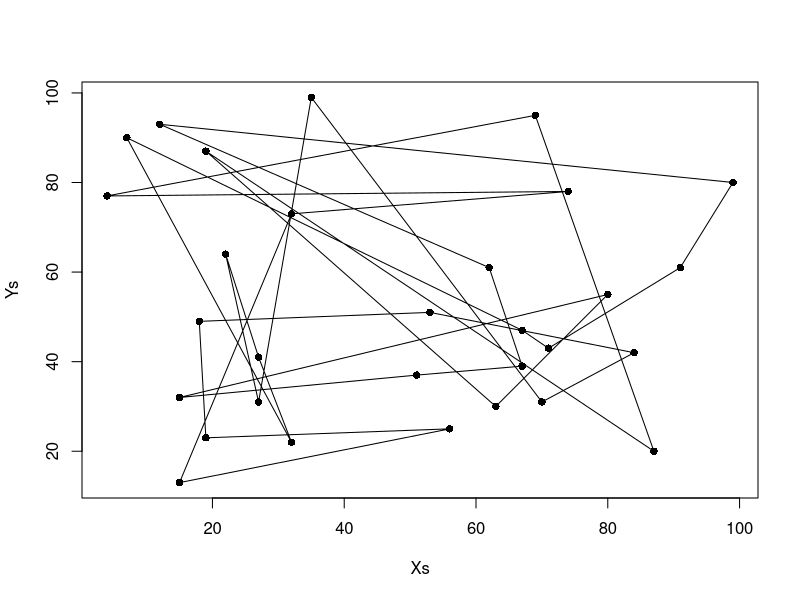
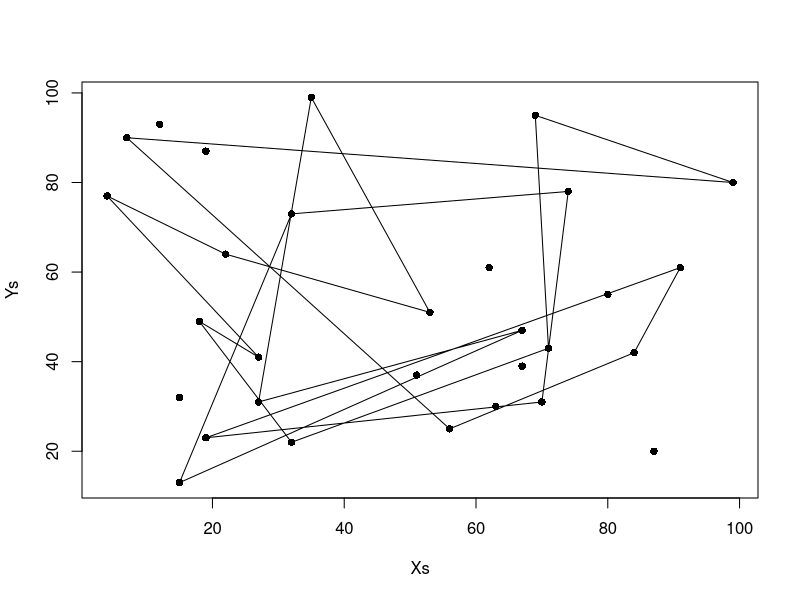

Write the R code that produced these figures, in order.

tabuTSP<-function(size = 10, iters = 100, objFunc = NULL, config = NULL,
                  neigh = size^2, listSize = 9, nRestarts = 10, repeatAll = 1,
                  verbose = FALSE,dist=NULL)
{
  if (size < 2) { 
    stop("error: config too short!")
  }
  if(is.null(dist)){
    stop("error: must provide a distance matrix")
  }
  if (iters < 2) { 
    stop("error: not enough iterations!")
  }
  if (listSize >= size) { 
    stop("error: listSize too big!")
  }
  if (neigh > size^2) { 
    stop("error: too many neighbours!")
  }
  if (is.null(objFunc)) { 
    stop("A evaluation function must be provided. See the objFunc parameter.")
  }
  if (is.null(config)) {
    #config<-getGreedy(size,dist)
    values<-numeric(size)
    confs<-matrix(0,size,size)
    for(i in 1:size){
      vec<-getGreedy(size,dist,i)
      values[i]<-objFunc(vec,dist)
      confs[i,]<-vec
    }
    #values[which.max(values)]
    config<-confs[which.max(values),]
  }
  else if (size != length(config)) {
    stop("Length of the starting configuration != size")
  }
  if (repeatAll < 1) {
    stop("error: repeatAll must be > 0")
  }
  iter <- 1 
  configKeep <- matrix(0, repeatAll * iters * (nRestarts + 3), size) 
  eUtilityKeep <- vector(, repeatAll * iters * (nRestarts + 3)) 
  for (j in 1:repeatAll) { 
    if (j > 1) { 
      config<-rbind(getRandom(size))
    }
    tabuList <- matrix(0, 1, size^2) 
    listOrder <- matrix(0, 1, listSize^2)
    eUtility <- objFunc(config,dist) 
    aspiration <- eUtility 
    
    
    preliminarySearch <- function() {
      configKeep[iter, ] <- config 
      eUtilityKeep[iter] <- eUtility 
      iter <- iter + 1 
      for (i in 2:iters) { 
        neighboursEUtility <- matrix(0, 1, size^2) 
        configTemp <- t(matrix(config, size, neigh)) 
        Neighbours <- c(1:(size^2))
        #print(configTemp)
        if(size>=60){
          configTemp<-findConfP(config)
        }else{
          configTemp<-findConf(config)
        }
        #print(configTemp)
        neighboursEUtility[Neighbours] <- apply(configTemp, 1,objFunc,d=dist)
        
        maxNontaboo <- max(neighboursEUtility[tabuList == 0]) 
        if(length(neighboursEUtility[tabuList==1])==0){ 
          maxTaboo<-(-2147483647)
        }else{
          maxTaboo <- max(neighboursEUtility[tabuList == 1]) 
        }
        move <- ifelse(maxTaboo > maxNontaboo & maxTaboo > aspiration, 
                       
                       ifelse(length(which(neighboursEUtility == maxTaboo)) == 1, 
                              which(neighboursEUtility == maxTaboo), 
                              sample(which(neighboursEUtility == maxTaboo), 1)),
                       
                       ifelse(length(which(neighboursEUtility == maxNontaboo & tabuList == 0)) == 1,
                              which(neighboursEUtility == maxNontaboo & tabuList==0), 
                              sample(which(neighboursEUtility == maxNontaboo & tabuList==0), 1)) 
                       
        ) 
        
        
        if (eUtility >= neighboursEUtility[move]) { 
          tabuList[move] <- 1 
          if (sum(tabuList) > listSize^2) { 
            tabuList[listOrder[1]] <- 0 
            listOrder[1:listSize] <- c(listOrder[2:listSize], 0) 
          }
          listOrder[min(which(listOrder == 0))] <- move
        }
        else if (neighboursEUtility[move] > aspiration)
          aspiration <- neighboursEUtility[move]
        eUtility <- neighboursEUtility[move] 
        
        config<-configTemp[move,]
        configKeep[iter, ] <- config 
        eUtilityKeep[iter] <- eUtility 
        iter <- iter + 1 
      }
      result = list(aspiration = aspiration, configKeep = configKeep, eUtilityKeep = eUtilityKeep, iter = iter)
      return(result)
    }
    
    
    if (verbose) 
      cat("Preliminary search stage...\n")
    
    result <- preliminarySearch() 
    aspiration <- result$aspiration 
    configKeep <- result$configKeep 
    eUtilityKeep <- result$eUtilityKeep 
    iter <- result$iter 
    temp_asp <- -2147483647
    restarts <- 0 
    
    
    while (temp_asp < aspiration & restarts < nRestarts) { 
      if (verbose)
        cat("Intensification stage...\n")
      eUtility <- max(eUtilityKeep[which(eUtilityKeep!=0)]) 
      temp_asp <- aspiration 
      config <- configKeep[max(which(eUtilityKeep == eUtility)), ] 
      result <- preliminarySearch() 
      aspiration <- result$aspiration 
      configKeep <- result$configKeep
      eUtilityKeep <- result$eUtilityKeep
      iter <- result$iter
      restarts <- restarts + 1 
    }
    if (verbose)
      cat("Diversification stage...\n")
    
    
    config<-rbind(getRandom(size))
    
    eUtility <- objFunc(config,dist) 
    
    frequent <- apply(configKeep, 2, function(x) sum(diff(x) != 0)) 
    
    tempTabuList <- as.numeric(rank(frequent, ties.method = "random") > (size - listSize)) 
    
    tabuList<-tl(tempTabuList) 
    
    listOrder <- sample(which(tabuList==1), listSize^2) 
    
    result <- preliminarySearch() 
    iter <- result$iter
    configKeep <- result$configKeep
    eUtilityKeep <- result$eUtilityKeep
    
  }
  
  endResult <- list(type = "binary configuration", configKeep = configKeep[1:(iter - 1), ], eUtilityKeep = eUtilityKeep[1:(iter - 1)], iters = iters, neigh = neigh, listSize = listSize, repeatAll = repeatAll)
  class(endResult) = "tabu"
  return(endResult)
  
}


evaluate<-function(v,d){
  pathLength<-0
  for(i in 1:length(v)){
    pathLength<-pathLength+(d[i,which(v==i)]) 
  }
  return(-1*pathLength)
}

findConf<-function(v){ #non-parallel neighbour finding
  m<-matrix(v,1,length(v))
  
  for(i in 1:length(v)){
    for(j in 1:length(v)){
      m<-rbind(m,swap(v,i,j))
    }
  }
  return(m[2:nrow(m),])
}
findConfP<-function(v){ #parallel neighbour finding
  if(!"foreach" %in% rownames(installed.packages())){
    install.packages("foreach")
  }
  if("doParallel" %in% rownames(installed.packages())){
    install.packages("doParallel")
  }
  nc<-detectCores()-1
  cl<-makeCluster(nc)
  library(doParallel)
  library(foreach)
  m<-matrix(v,1,length(v))
  avec<-c(1:length(v))
  bvec<-c(1:length(v))
  mt<-
    foreach(b=bvec, .combine='rbind')%:%
    foreach(a=avec, .combine='rbind', .export='Pswap') %dopar%{
      Pswap(m,a,b)
    }
  stopCluster(cl)
  return(mt)
}


swap<-function(v,X1,X2){ 
  originalV<-v
  if(X1==X2){
    return(v)
  }
  X1p<-v[X1] 
  if(X1p==X2){ 
    return(v)
  }
  pX1<-which(v==X1) 
  pX2<-which(v==X2) 
  v[pX1]<-X1p 
  v[X1]<-X2 
  v[pX2]<-X1 
  bool<-T 
  for(i in 1:length(v)){
    if(v[i]==i){
      bool<-F
    }
  }
  
  if(bool==F){ 
    return(originalV)
  }
  return(v)
}

tl<-function(b){ 
  v<-numeric(length(b)^2)
  track<-1
  for(i in 1:length(b)){
    if(b[i]==1){
      v[track:(track+length(b)-1)]<-1
      track<-(track+length(b))
    }else{
      track<-(track+length(b))
    }
  }
  return(v)
}

generate<-function(size){
  v<-numeric(size) 
  t<-c(1:size) 
  for(i in 1:size){
    exc<-c(i,v,which(v==i)) 
    
    temp<-t[-exc] 
    
    if(i==size && (temp==size || length(temp)==0)){ 
      v<-generate(size) 
    }else{
      if(length(temp)==1){
        v[i]<-temp
      }else{
        v[i]<-sample(t[-exc],1) 
      }
    }
    
  }
  return(v)
}

getRandom<-function(size){
  loop<-T
  v<-numeric(size)
  while(loop){
    v<-generate(size)
    if(valid(v)==T){
      return(v)
    }
  }
}

valid<-function(b){ 
  if(length(b)<1){
    return(F)
  }else if(length(b)==1){
    return(T)
  }else{
    track<-1
    max<-length(b)
    bool<-T 
    visited<-numeric(length(b))
    current<-1
    for(i in 1:max){
      visited[i]<-b[current] 
      current<-b[current]
      
    }
    
  }
  
  return(!any(duplicated(visited)))
}
getPath<-function(size,resM){
  visited<-numeric(size)
  current<-1
  for(i in 1:size){
    visited[i]<-resM[current] 
    current<-resM[current]
  }
  cycle<-c(1,visited)
  return(rbind(cycle))
}

getGreedy<-function(size,d,start){
  diag(d)<-diag(d)+.Machine$integer.max
  v<-numeric(size)
  track<-start
  exc<-numeric(size)
  exc[1]<-start
  for(i in 1:size){
    exc<-c(track,exc)
    if(i==size){
      v[track]<-start
    }else{
      if(length(d[track,-exc])==1){ #it was being forced to a vector when there was length 1 and it was causing issues with "names()"
        vect2<-which(d[track,]==d[track,-exc]) #PROBLEM this can produce more than 1 number when there is 2 numbers exactly the same in the same row
        pos<-setdiff(vect2,exc) #This takes the differene between the 2 vectors i.e removes the excluded towns from vect2 (if an excluded town has exactly the same distance it can be included)
        v[track]<-pos
      }else{
        v[track]<-as.integer(names(which.min(d[track,-exc])))
      }
      track<-v[track]
    }
  }
  return(v)
}

summ<-function (object, verbose = FALSE, ...)
{
  tabuObject <- object
  nVars <- rowSums(tabuObject$configKeep)
  nSelect <- colSums(tabuObject$configKeep)
  uniqueConfig <- dim(unique(tabuObject$configKeep))[1]
  output <- paste("Tabu Settings", "\n", "  Type                                       = ",
                  tabuObject$type, "\n", "  No of algorithm repeats                    = ",
                  tabuObject$repeatAll, "\n", "  No of iterations at each prelim search     = ",
                  tabuObject$iters, "\n", "  Total no of iterations                     = ",
                  length(nVars), "\n", "  No of unique best configurations           = ",
                  uniqueConfig, "\n", "  Tabu list size                             = ",
                  tabuObject$listSize, "\n", "  Configuration length                       = ",
                  length(nSelect), "\n", "  No of neighbours visited at each iteration = ",
                  tabuObject$neigh, "\n", sep = "")
  maxObjFunction <- max(tabuObject$eUtilityKeep)
  optimumNVars <- nVars[which(tabuObject$eUtilityKeep == max(tabuObject$eUtilityKeep))]
  optimumIteration <- which(tabuObject$eUtilityKeep == max(tabuObject$eUtilityKeep))
  if(length(optimumIteration)==1){
    optimumConfig <- matrix(tabuObject$configKeep[optimumIteration, ],1,length(nSelect))
  }else{
    optimumConfig<-tabuObject$configKeep[optimumIteration, ]
  }
  optionPart <- paste("Results:", "\n", "  Shortest path found              = ",
                      -1*maxObjFunction, "\n", "  Occurs # of times                = ",
                      length(optimumNVars), "\n", "  Optimum number of variables      = ",
                      unique(optimumNVars), "\n", sep = "")
  cat(output)
  cat(optionPart)
  if (verbose) {
    cat(paste("Optimum configuration found:", "\n"))
    print(unique(optimumConfig))
    cat(paste("Optimum path found:","\n"))
    print(getPath(length(nSelect),tabuObject$configKeep[which.max(tabuObject$eUtilityKeep),]))
  }
}


Xs<-sample(1:100,30,replace=T) 
Ys<-sample(1:100,30,replace=T) 
Ps<-cbind(Xs,Ys) 
d<-as.matrix(dist(Ps))

m<-as.matrix(eurodist)
rownames(m)<-c(1:21)
colnames(m)<-c(1:21)


#time<-proc.time()
res<-tabuTSP(size=21,iters=50,objFunc=evaluate,listSize=15,nRestarts=10,repeatAll=1,dist=m)
summ(res, verbose=T) #Worked for 125 towns, took approx 90 minutes
#proc.time()-time

plot(Ps,col="black",pch=16)
adjXs<-c(Xs,Xs[1])
adjYs<-c(Ys,Ys[1])
lines(adjXs,adjYs)
resM<-res$configKeep[which.max(res$eUtilityKeep),]

newPs<-function(Ps,resM){
  visited<-numeric(length(Ps[,1]))
  current<-1
  for(i in 1:length(Ps[,1])){
    visited[i]<-resM[current]
    current<-resM[current]
  }
  cycle<-c(1,visited)
  Xs<-Ps[cycle,1]
  Ys<-Ps[cycle,2]
  plot(Ps,col="black",pch=16)
  lines(Xs,Ys)
}
newPs(Ps,resM)